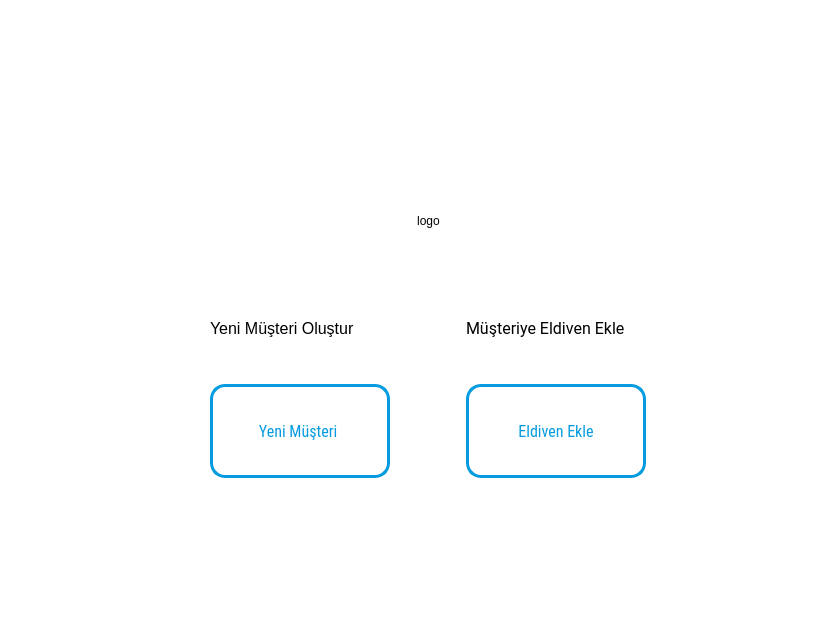
<?xml version="1.0" encoding="UTF-8"?>
<ui version="4.0">
 <class>ASPARMTS</class>
 <widget class="QMainWindow" name="ASPARMTS">
  <property name="geometry">
   <rect>
    <x>0</x>
    <y>0</y>
    <width>825</width>
    <height>620</height>
   </rect>
  </property>
  <property name="sizePolicy">
   <sizepolicy hsizetype="Fixed" vsizetype="Fixed">
    <horstretch>0</horstretch>
    <verstretch>0</verstretch>
   </sizepolicy>
  </property>
  <property name="minimumSize">
   <size>
    <width>825</width>
    <height>620</height>
   </size>
  </property>
  <property name="maximumSize">
   <size>
    <width>825</width>
    <height>620</height>
   </size>
  </property>
  <property name="windowTitle">
   <string>ASPAR MTS</string>
  </property>
  <property name="styleSheet">
   <string notr="true">background-color: rgb(255, 255, 255);</string>
  </property>
  <widget class="QWidget" name="centralwidget">
   <property name="styleSheet">
    <string notr="true"/>
   </property>
   <widget class="QWidget" name="verticalLayoutWidget">
    <property name="geometry">
     <rect>
      <x>200</x>
      <y>160</y>
      <width>457</width>
      <height>321</height>
     </rect>
    </property>
    <layout class="QVBoxLayout" name="verticalLayout">
     <property name="topMargin">
      <number>10</number>
     </property>
     <item>
      <widget class="QLabel" name="logo">
       <property name="sizePolicy">
        <sizepolicy hsizetype="Preferred" vsizetype="Fixed">
         <horstretch>0</horstretch>
         <verstretch>0</verstretch>
        </sizepolicy>
       </property>
       <property name="minimumSize">
        <size>
         <width>0</width>
         <height>100</height>
        </size>
       </property>
       <property name="maximumSize">
        <size>
         <width>16777215</width>
         <height>100</height>
        </size>
       </property>
       <property name="text">
        <string>logo</string>
       </property>
       <property name="alignment">
        <set>Qt::AlignCenter</set>
       </property>
      </widget>
     </item>
     <item>
      <layout class="QGridLayout" name="gridLayout">
       <property name="leftMargin">
        <number>0</number>
       </property>
       <item row="0" column="0">
        <widget class="QLabel" name="yeni_musteri_olustur_label">
         <property name="sizePolicy">
          <sizepolicy hsizetype="Fixed" vsizetype="Fixed">
           <horstretch>0</horstretch>
           <verstretch>0</verstretch>
          </sizepolicy>
         </property>
         <property name="minimumSize">
          <size>
           <width>180</width>
           <height>100</height>
          </size>
         </property>
         <property name="maximumSize">
          <size>
           <width>180</width>
           <height>100</height>
          </size>
         </property>
         <property name="font">
          <font>
           <pointsize>12</pointsize>
           <weight>50</weight>
           <bold>false</bold>
          </font>
         </property>
         <property name="text">
          <string>Yeni Müşteri Oluştur</string>
         </property>
        </widget>
       </item>
       <item row="1" column="0">
        <widget class="QPushButton" name="yeni_musteri_olustur_buton">
         <property name="enabled">
          <bool>true</bool>
         </property>
         <property name="sizePolicy">
          <sizepolicy hsizetype="Fixed" vsizetype="Fixed">
           <horstretch>0</horstretch>
           <verstretch>0</verstretch>
          </sizepolicy>
         </property>
         <property name="minimumSize">
          <size>
           <width>180</width>
           <height>94</height>
          </size>
         </property>
         <property name="maximumSize">
          <size>
           <width>180</width>
           <height>94</height>
          </size>
         </property>
         <property name="font">
          <font>
           <family>Roboto Condensed</family>
           <pointsize>12</pointsize>
          </font>
         </property>
         <property name="cursor">
          <cursorShape>OpenHandCursor</cursorShape>
         </property>
         <property name="autoFillBackground">
          <bool>false</bool>
         </property>
         <property name="styleSheet">
          <string notr="true">QPushButton {
color: rgb(4, 155, 224);
background-color: rgb(255, 255, 255);
border: 3px solid;
border-color:#049BE0;
border-radius:15px
}

QPushButton:hover{
	color: rgb(255, 255, 255);
	background-color: rgb(4, 155, 224);

}

QPushButton:pressed{
	background-color: rgb(62, 198, 247);
}</string>
         </property>
         <property name="text">
          <string>Yeni Müşteri </string>
         </property>
        </widget>
       </item>
       <item row="1" column="2">
        <widget class="QPushButton" name="eldiven_ekle_buton">
         <property name="sizePolicy">
          <sizepolicy hsizetype="Fixed" vsizetype="Fixed">
           <horstretch>0</horstretch>
           <verstretch>0</verstretch>
          </sizepolicy>
         </property>
         <property name="minimumSize">
          <size>
           <width>180</width>
           <height>94</height>
          </size>
         </property>
         <property name="maximumSize">
          <size>
           <width>180</width>
           <height>94</height>
          </size>
         </property>
         <property name="font">
          <font>
           <family>Roboto Condensed</family>
           <pointsize>12</pointsize>
          </font>
         </property>
         <property name="cursor">
          <cursorShape>OpenHandCursor</cursorShape>
         </property>
         <property name="autoFillBackground">
          <bool>false</bool>
         </property>
         <property name="styleSheet">
          <string notr="true">QPushButton {
color: rgb(4, 155, 224);
background-color: rgb(255, 255, 255);
border: 3px solid;
border-color:#049BE0;
border-radius:15px
}

QPushButton:hover{
	color: rgb(255, 255, 255);
	background-color: rgb(4, 155, 224);

}

QPushButton:pressed{
	background-color: rgb(62, 198, 247);
}</string>
         </property>
         <property name="text">
          <string>Eldiven Ekle</string>
         </property>
         <property name="autoDefault">
          <bool>false</bool>
         </property>
         <property name="default">
          <bool>false</bool>
         </property>
         <property name="flat">
          <bool>true</bool>
         </property>
        </widget>
       </item>
       <item row="0" column="2">
        <widget class="QLabel" name="eldiven_ekle_label">
         <property name="font">
          <font>
           <family>Roboto</family>
           <pointsize>12</pointsize>
           <weight>50</weight>
           <bold>false</bold>
          </font>
         </property>
         <property name="text">
          <string>Müşteriye Eldiven Ekle</string>
         </property>
        </widget>
       </item>
       <item row="0" column="1">
        <spacer name="horizontalSpacer">
         <property name="orientation">
          <enum>Qt::Horizontal</enum>
         </property>
         <property name="sizeType">
          <enum>QSizePolicy::Fixed</enum>
         </property>
         <property name="sizeHint" stdset="0">
          <size>
           <width>60</width>
           <height>20</height>
          </size>
         </property>
        </spacer>
       </item>
      </layout>
     </item>
    </layout>
   </widget>
  </widget>
 </widget>
 <resources/>
 <connections/>
</ui>
